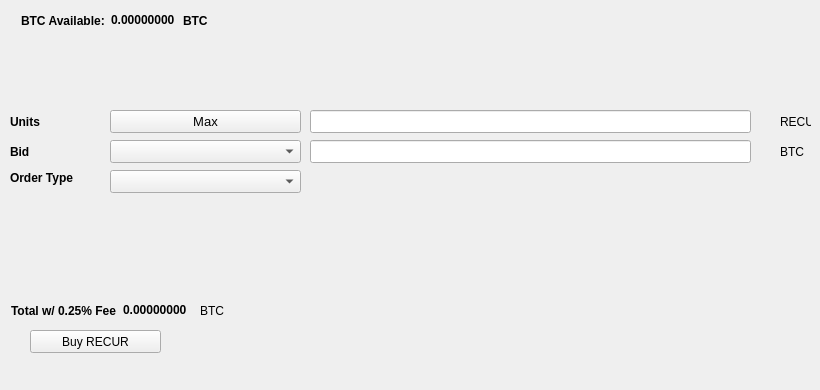
   <widget class="QWidget" name="BuyTab">
    <attribute name="title">
     <string>Buy</string>
    </attribute>
    <widget class="QPushButton" name="BuyRECUR">
     <property name="geometry">
      <rect>
       <x>30</x>
       <y>330</y>
       <width>131</width>
       <height>23</height>
      </rect>
     </property>
     <property name="text">
      <string>Buy RECUR</string>
     </property>
     <property name="icon">
      <iconset>
       <normaloff>:/icons/bitcoin</normaloff>:/icons/bitcoin</iconset>
     </property>
    </widget>
    <widget class="QLabel" name="label_3">
     <property name="geometry">
      <rect>
       <x>10</x>
       <y>110</y>
       <width>46</width>
       <height>23</height>
      </rect>
     </property>
     <property name="font">
      <font>
       <weight>75</weight>
       <bold>true</bold>
      </font>
     </property>
     <property name="text">
      <string>Units</string>
     </property>
    </widget>
    <widget class="QLineEdit" name="UnitsInput">
     <property name="geometry">
      <rect>
       <x>310</x>
       <y>110</y>
       <width>441</width>
       <height>23</height>
      </rect>
     </property>
     <property name="font">
      <font>
       <pointsize>9</pointsize>
       <weight>75</weight>
       <bold>true</bold>
      </font>
     </property>
    </widget>
    <widget class="QLineEdit" name="BuyBidPriceEdit">
     <property name="geometry">
      <rect>
       <x>310</x>
       <y>140</y>
       <width>441</width>
       <height>23</height>
      </rect>
     </property>
     <property name="font">
      <font>
       <pointsize>9</pointsize>
       <weight>75</weight>
       <bold>true</bold>
      </font>
     </property>
    </widget>
    <widget class="QLabel" name="label_4">
     <property name="geometry">
      <rect>
       <x>780</x>
       <y>110</y>
       <width>31</width>
       <height>23</height>
      </rect>
     </property>
     <property name="text">
      <string>RECUR</string>
     </property>
    </widget>
    <widget class="QLabel" name="label_5">
     <property name="geometry">
      <rect>
       <x>780</x>
       <y>140</y>
       <width>31</width>
       <height>23</height>
      </rect>
     </property>
     <property name="text">
      <string>BTC</string>
     </property>
    </widget>
    <widget class="QLabel" name="label_6">
     <property name="geometry">
      <rect>
       <x>10</x>
       <y>140</y>
       <width>46</width>
       <height>23</height>
      </rect>
     </property>
     <property name="font">
      <font>
       <weight>75</weight>
       <bold>true</bold>
      </font>
     </property>
     <property name="text">
      <string>Bid</string>
     </property>
    </widget>
    <widget class="QLabel" name="label_7">
     <property name="geometry">
      <rect>
       <x>10</x>
       <y>170</y>
       <width>91</width>
       <height>16</height>
      </rect>
     </property>
     <property name="font">
      <font>
       <weight>75</weight>
       <bold>true</bold>
      </font>
     </property>
     <property name="text">
      <string>Order Type</string>
     </property>
    </widget>
    <widget class="QPushButton" name="Buy_Max_Amount">
     <property name="geometry">
      <rect>
       <x>110</x>
       <y>110</y>
       <width>191</width>
       <height>23</height>
      </rect>
     </property>
     <property name="font">
      <font>
       <pointsize>10</pointsize>
      </font>
     </property>
     <property name="text">
      <string>Max</string>
     </property>
    </widget>
    <widget class="QComboBox" name="BuyBidcomboBox">
     <property name="geometry">
      <rect>
       <x>110</x>
       <y>140</y>
       <width>191</width>
       <height>23</height>
      </rect>
     </property>
     <property name="font">
      <font>
       <pointsize>10</pointsize>
      </font>
     </property>
    </widget>
    <widget class="QComboBox" name="buyOrdertypeCombo">
     <property name="geometry">
      <rect>
       <x>110</x>
       <y>170</y>
       <width>191</width>
       <height>23</height>
      </rect>
     </property>
     <property name="font">
      <font>
       <pointsize>10</pointsize>
      </font>
     </property>
    </widget>
    <widget class="QWidget" name="layoutWidget1">
     <property name="geometry">
      <rect>
       <x>21</x>
       <y>11</y>
       <width>227</width>
       <height>19</height>
      </rect>
     </property>
     <layout class="QHBoxLayout" name="horizontalLayout_3">
      <item>
       <widget class="QLabel" name="label232">
        <property name="font">
         <font>
          <weight>75</weight>
          <bold>true</bold>
         </font>
        </property>
        <property name="text">
         <string>BTC Available:</string>
        </property>
       </widget>
      </item>
      <item>
       <widget class="QLabel" name="BtcAvailableLbl">
        <property name="palette">
         <palette>
          <active>
           <colorrole role="WindowText">
            <brush brushstyle="SolidPattern">
             <color alpha="255">
              <red>0</red>
              <green>0</green>
              <blue>0</blue>
             </color>
            </brush>
           </colorrole>
           <colorrole role="Button">
            <brush brushstyle="SolidPattern">
             <color alpha="255">
              <red>0</red>
              <green>170</green>
              <blue>0</blue>
             </color>
            </brush>
           </colorrole>
           <colorrole role="Light">
            <brush brushstyle="SolidPattern">
             <color alpha="255">
              <red>0</red>
              <green>255</green>
              <blue>0</blue>
             </color>
            </brush>
           </colorrole>
           <colorrole role="Midlight">
            <brush brushstyle="SolidPattern">
             <color alpha="255">
              <red>0</red>
              <green>212</green>
              <blue>0</blue>
             </color>
            </brush>
           </colorrole>
           <colorrole role="Dark">
            <brush brushstyle="SolidPattern">
             <color alpha="255">
              <red>0</red>
              <green>85</green>
              <blue>0</blue>
             </color>
            </brush>
           </colorrole>
           <colorrole role="Mid">
            <brush brushstyle="SolidPattern">
             <color alpha="255">
              <red>0</red>
              <green>113</green>
              <blue>0</blue>
             </color>
            </brush>
           </colorrole>
           <colorrole role="Text">
            <brush brushstyle="SolidPattern">
             <color alpha="255">
              <red>0</red>
              <green>170</green>
              <blue>0</blue>
             </color>
            </brush>
           </colorrole>
           <colorrole role="BrightText">
            <brush brushstyle="SolidPattern">
             <color alpha="255">
              <red>255</red>
              <green>255</green>
              <blue>255</blue>
             </color>
            </brush>
           </colorrole>
           <colorrole role="ButtonText">
            <brush brushstyle="SolidPattern">
             <color alpha="255">
              <red>0</red>
              <green>0</green>
              <blue>0</blue>
             </color>
            </brush>
           </colorrole>
           <colorrole role="Base">
            <brush brushstyle="SolidPattern">
             <color alpha="255">
              <red>255</red>
              <green>255</green>
              <blue>255</blue>
             </color>
            </brush>
           </colorrole>
           <colorrole role="Window">
            <brush brushstyle="SolidPattern">
             <color alpha="255">
              <red>0</red>
              <green>170</green>
              <blue>0</blue>
             </color>
            </brush>
           </colorrole>
           <colorrole role="Shadow">
            <brush brushstyle="SolidPattern">
             <color alpha="255">
              <red>0</red>
              <green>0</green>
              <blue>0</blue>
             </color>
            </brush>
           </colorrole>
           <colorrole role="AlternateBase">
            <brush brushstyle="SolidPattern">
             <color alpha="255">
              <red>127</red>
              <green>212</green>
              <blue>127</blue>
             </color>
            </brush>
           </colorrole>
           <colorrole role="ToolTipBase">
            <brush brushstyle="SolidPattern">
             <color alpha="255">
              <red>255</red>
              <green>255</green>
              <blue>220</blue>
             </color>
            </brush>
           </colorrole>
           <colorrole role="ToolTipText">
            <brush brushstyle="SolidPattern">
             <color alpha="255">
              <red>0</red>
              <green>0</green>
              <blue>0</blue>
             </color>
            </brush>
           </colorrole>
          </active>
          <inactive>
           <colorrole role="WindowText">
            <brush brushstyle="SolidPattern">
             <color alpha="255">
              <red>0</red>
              <green>0</green>
              <blue>0</blue>
             </color>
            </brush>
           </colorrole>
           <colorrole role="Button">
            <brush brushstyle="SolidPattern">
             <color alpha="255">
              <red>0</red>
              <green>170</green>
              <blue>0</blue>
             </color>
            </brush>
           </colorrole>
           <colorrole role="Light">
            <brush brushstyle="SolidPattern">
             <color alpha="255">
              <red>0</red>
              <green>255</green>
              <blue>0</blue>
             </color>
            </brush>
           </colorrole>
           <colorrole role="Midlight">
            <brush brushstyle="SolidPattern">
             <color alpha="255">
              <red>0</red>
              <green>212</green>
              <blue>0</blue>
             </color>
            </brush>
           </colorrole>
           <colorrole role="Dark">
            <brush brushstyle="SolidPattern">
             <color alpha="255">
              <red>0</red>
              <green>85</green>
              <blue>0</blue>
             </color>
            </brush>
           </colorrole>
           <colorrole role="Mid">
            <brush brushstyle="SolidPattern">
             <color alpha="255">
              <red>0</red>
              <green>113</green>
              <blue>0</blue>
             </color>
            </brush>
           </colorrole>
           <colorrole role="Text">
            <brush brushstyle="SolidPattern">
             <color alpha="255">
              <red>0</red>
              <green>170</green>
              <blue>0</blue>
             </color>
            </brush>
           </colorrole>
           <colorrole role="BrightText">
            <brush brushstyle="SolidPattern">
             <color alpha="255">
              <red>255</red>
              <green>255</green>
              <blue>255</blue>
             </color>
            </brush>
           </colorrole>
           <colorrole role="ButtonText">
            <brush brushstyle="SolidPattern">
             <color alpha="255">
              <red>0</red>
              <green>0</green>
              <blue>0</blue>
             </color>
            </brush>
           </colorrole>
           <colorrole role="Base">
            <brush brushstyle="SolidPattern">
             <color alpha="255">
              <red>255</red>
              <green>255</green>
              <blue>255</blue>
             </color>
            </brush>
           </colorrole>
           <colorrole role="Window">
            <brush brushstyle="SolidPattern">
             <color alpha="255">
              <red>0</red>
              <green>170</green>
              <blue>0</blue>
             </color>
            </brush>
           </colorrole>
           <colorrole role="Shadow">
            <brush brushstyle="SolidPattern">
             <color alpha="255">
              <red>0</red>
              <green>0</green>
              <blue>0</blue>
             </color>
            </brush>
           </colorrole>
           <colorrole role="AlternateBase">
            <brush brushstyle="SolidPattern">
             <color alpha="255">
              <red>127</red>
              <green>212</green>
              <blue>127</blue>
             </color>
            </brush>
           </colorrole>
           <colorrole role="ToolTipBase">
            <brush brushstyle="SolidPattern">
             <color alpha="255">
              <red>255</red>
              <green>255</green>
              <blue>220</blue>
             </color>
            </brush>
           </colorrole>
           <colorrole role="ToolTipText">
            <brush brushstyle="SolidPattern">
             <color alpha="255">
              <red>0</red>
              <green>0</green>
              <blue>0</blue>
             </color>
            </brush>
           </colorrole>
          </inactive>
          <disabled>
           <colorrole role="WindowText">
            <brush brushstyle="SolidPattern">
             <color alpha="255">
              <red>0</red>
              <green>85</green>
              <blue>0</blue>
             </color>
            </brush>
           </colorrole>
           <colorrole role="Button">
            <brush brushstyle="SolidPattern">
             <color alpha="255">
              <red>0</red>
              <green>170</green>
              <blue>0</blue>
             </color>
            </brush>
           </colorrole>
           <colorrole role="Light">
            <brush brushstyle="SolidPattern">
             <color alpha="255">
              <red>0</red>
              <green>255</green>
              <blue>0</blue>
             </color>
            </brush>
           </colorrole>
           <colorrole role="Midlight">
            <brush brushstyle="SolidPattern">
             <color alpha="255">
              <red>0</red>
              <green>212</green>
              <blue>0</blue>
             </color>
            </brush>
           </colorrole>
           <colorrole role="Dark">
            <brush brushstyle="SolidPattern">
             <color alpha="255">
              <red>0</red>
              <green>85</green>
              <blue>0</blue>
             </color>
            </brush>
           </colorrole>
           <colorrole role="Mid">
            <brush brushstyle="SolidPattern">
             <color alpha="255">
              <red>0</red>
              <green>113</green>
              <blue>0</blue>
             </color>
            </brush>
           </colorrole>
           <colorrole role="Text">
            <brush brushstyle="SolidPattern">
             <color alpha="255">
              <red>0</red>
              <green>85</green>
              <blue>0</blue>
             </color>
            </brush>
           </colorrole>
           <colorrole role="BrightText">
            <brush brushstyle="SolidPattern">
             <color alpha="255">
              <red>255</red>
              <green>255</green>
              <blue>255</blue>
             </color>
            </brush>
           </colorrole>
           <colorrole role="ButtonText">
            <brush brushstyle="SolidPattern">
             <color alpha="255">
              <red>0</red>
              <green>85</green>
              <blue>0</blue>
             </color>
            </brush>
           </colorrole>
           <colorrole role="Base">
            <brush brushstyle="SolidPattern">
             <color alpha="255">
              <red>0</red>
              <green>170</green>
              <blue>0</blue>
             </color>
            </brush>
           </colorrole>
           <colorrole role="Window">
            <brush brushstyle="SolidPattern">
             <color alpha="255">
              <red>0</red>
              <green>170</green>
              <blue>0</blue>
             </color>
            </brush>
           </colorrole>
           <colorrole role="Shadow">
            <brush brushstyle="SolidPattern">
             <color alpha="255">
              <red>0</red>
              <green>0</green>
              <blue>0</blue>
             </color>
            </brush>
           </colorrole>
           <colorrole role="AlternateBase">
            <brush brushstyle="SolidPattern">
             <color alpha="255">
              <red>0</red>
              <green>170</green>
              <blue>0</blue>
             </color>
            </brush>
           </colorrole>
           <colorrole role="ToolTipBase">
            <brush brushstyle="SolidPattern">
             <color alpha="255">
              <red>255</red>
              <green>255</green>
              <blue>220</blue>
             </color>
            </brush>
           </colorrole>
           <colorrole role="ToolTipText">
            <brush brushstyle="SolidPattern">
             <color alpha="255">
              <red>0</red>
              <green>0</green>
              <blue>0</blue>
             </color>
            </brush>
           </colorrole>
          </disabled>
         </palette>
        </property>
        <property name="font">
         <font>
          <weight>75</weight>
          <bold>true</bold>
         </font>
        </property>
        <property name="text">
         <string>0.00000000</string>
        </property>
        <property name="textInteractionFlags">
         <set>Qt::LinksAccessibleByMouse|Qt::TextSelectableByKeyboard|Qt::TextSelectableByMouse</set>
        </property>
       </widget>
      </item>
      <item>
       <widget class="QLabel" name="BtcAvailableLbl_2">
        <property name="font">
         <font>
          <weight>75</weight>
          <bold>true</bold>
         </font>
        </property>
        <property name="text">
         <string>BTC</string>
        </property>
       </widget>
      </item>
     </layout>
    </widget>
    <widget class="QWidget" name="layoutWidge2">
     <property name="geometry">
      <rect>
       <x>11</x>
       <y>301</y>
       <width>259</width>
       <height>19</height>
      </rect>
     </property>
     <layout class="QHBoxLayout" name="horizontalLayout_4">
      <item>
       <widget class="QLabel" name="label_9">
        <property name="font">
         <font>
          <weight>75</weight>
          <bold>true</bold>
         </font>
        </property>
        <property name="text">
         <string>Total w/ 0.25% Fee</string>
        </property>
       </widget>
      </item>
      <item>
       <widget class="QLabel" name="BuyCostLabel">
        <property name="palette">
         <palette>
          <active>
           <colorrole role="WindowText">
            <brush brushstyle="SolidPattern">
             <color alpha="255">
              <red>0</red>
              <green>0</green>
              <blue>0</blue>
             </color>
            </brush>
           </colorrole>
           <colorrole role="Button">
            <brush brushstyle="SolidPattern">
             <color alpha="255">
              <red>0</red>
              <green>170</green>
              <blue>0</blue>
             </color>
            </brush>
           </colorrole>
           <colorrole role="Light">
            <brush brushstyle="SolidPattern">
             <color alpha="255">
              <red>0</red>
              <green>255</green>
              <blue>0</blue>
             </color>
            </brush>
           </colorrole>
           <colorrole role="Midlight">
            <brush brushstyle="SolidPattern">
             <color alpha="255">
              <red>0</red>
              <green>212</green>
              <blue>0</blue>
             </color>
            </brush>
           </colorrole>
           <colorrole role="Dark">
            <brush brushstyle="SolidPattern">
             <color alpha="255">
              <red>0</red>
              <green>85</green>
              <blue>0</blue>
             </color>
            </brush>
           </colorrole>
           <colorrole role="Mid">
            <brush brushstyle="SolidPattern">
             <color alpha="255">
              <red>0</red>
              <green>113</green>
              <blue>0</blue>
             </color>
            </brush>
           </colorrole>
           <colorrole role="Text">
            <brush brushstyle="SolidPattern">
             <color alpha="255">
              <red>0</red>
              <green>170</green>
              <blue>0</blue>
             </color>
            </brush>
           </colorrole>
           <colorrole role="BrightText">
            <brush brushstyle="SolidPattern">
             <color alpha="255">
              <red>255</red>
              <green>255</green>
              <blue>255</blue>
             </color>
            </brush>
           </colorrole>
           <colorrole role="ButtonText">
            <brush brushstyle="SolidPattern">
             <color alpha="255">
              <red>0</red>
              <green>0</green>
              <blue>0</blue>
             </color>
            </brush>
           </colorrole>
           <colorrole role="Base">
            <brush brushstyle="SolidPattern">
             <color alpha="255">
              <red>255</red>
              <green>255</green>
              <blue>255</blue>
             </color>
            </brush>
           </colorrole>
           <colorrole role="Window">
            <brush brushstyle="SolidPattern">
             <color alpha="255">
              <red>0</red>
              <green>170</green>
              <blue>0</blue>
             </color>
            </brush>
           </colorrole>
           <colorrole role="Shadow">
            <brush brushstyle="SolidPattern">
             <color alpha="255">
              <red>0</red>
              <green>0</green>
              <blue>0</blue>
             </color>
            </brush>
           </colorrole>
           <colorrole role="AlternateBase">
            <brush brushstyle="SolidPattern">
             <color alpha="255">
              <red>127</red>
              <green>212</green>
              <blue>127</blue>
             </color>
            </brush>
           </colorrole>
           <colorrole role="ToolTipBase">
            <brush brushstyle="SolidPattern">
             <color alpha="255">
              <red>255</red>
              <green>255</green>
              <blue>220</blue>
             </color>
            </brush>
           </colorrole>
           <colorrole role="ToolTipText">
            <brush brushstyle="SolidPattern">
             <color alpha="255">
              <red>0</red>
              <green>0</green>
              <blue>0</blue>
             </color>
            </brush>
           </colorrole>
          </active>
          <inactive>
           <colorrole role="WindowText">
            <brush brushstyle="SolidPattern">
             <color alpha="255">
              <red>0</red>
              <green>0</green>
              <blue>0</blue>
             </color>
            </brush>
           </colorrole>
           <colorrole role="Button">
            <brush brushstyle="SolidPattern">
             <color alpha="255">
              <red>0</red>
              <green>170</green>
              <blue>0</blue>
             </color>
            </brush>
           </colorrole>
           <colorrole role="Light">
            <brush brushstyle="SolidPattern">
             <color alpha="255">
              <red>0</red>
              <green>255</green>
              <blue>0</blue>
             </color>
            </brush>
           </colorrole>
           <colorrole role="Midlight">
            <brush brushstyle="SolidPattern">
             <color alpha="255">
              <red>0</red>
              <green>212</green>
              <blue>0</blue>
             </color>
            </brush>
           </colorrole>
           <colorrole role="Dark">
            <brush brushstyle="SolidPattern">
             <color alpha="255">
              <red>0</red>
              <green>85</green>
              <blue>0</blue>
             </color>
            </brush>
           </colorrole>
           <colorrole role="Mid">
            <brush brushstyle="SolidPattern">
             <color alpha="255">
              <red>0</red>
              <green>113</green>
              <blue>0</blue>
             </color>
            </brush>
           </colorrole>
           <colorrole role="Text">
            <brush brushstyle="SolidPattern">
             <color alpha="255">
              <red>0</red>
              <green>170</green>
              <blue>0</blue>
             </color>
            </brush>
           </colorrole>
           <colorrole role="BrightText">
            <brush brushstyle="SolidPattern">
             <color alpha="255">
              <red>255</red>
              <green>255</green>
              <blue>255</blue>
             </color>
            </brush>
           </colorrole>
           <colorrole role="ButtonText">
            <brush brushstyle="SolidPattern">
             <color alpha="255">
              <red>0</red>
              <green>0</green>
              <blue>0</blue>
             </color>
            </brush>
           </colorrole>
           <colorrole role="Base">
            <brush brushstyle="SolidPattern">
             <color alpha="255">
              <red>255</red>
              <green>255</green>
              <blue>255</blue>
             </color>
            </brush>
           </colorrole>
           <colorrole role="Window">
            <brush brushstyle="SolidPattern">
             <color alpha="255">
              <red>0</red>
              <green>170</green>
              <blue>0</blue>
             </color>
            </brush>
           </colorrole>
           <colorrole role="Shadow">
            <brush brushstyle="SolidPattern">
             <color alpha="255">
              <red>0</red>
              <green>0</green>
              <blue>0</blue>
             </color>
            </brush>
           </colorrole>
           <colorrole role="AlternateBase">
            <brush brushstyle="SolidPattern">
             <color alpha="255">
              <red>127</red>
              <green>212</green>
              <blue>127</blue>
             </color>
            </brush>
           </colorrole>
           <colorrole role="ToolTipBase">
            <brush brushstyle="SolidPattern">
             <color alpha="255">
              <red>255</red>
              <green>255</green>
              <blue>220</blue>
             </color>
            </brush>
           </colorrole>
           <colorrole role="ToolTipText">
            <brush brushstyle="SolidPattern">
             <color alpha="255">
              <red>0</red>
              <green>0</green>
              <blue>0</blue>
             </color>
            </brush>
           </colorrole>
          </inactive>
          <disabled>
           <colorrole role="WindowText">
            <brush brushstyle="SolidPattern">
             <color alpha="255">
              <red>0</red>
              <green>85</green>
              <blue>0</blue>
             </color>
            </brush>
           </colorrole>
           <colorrole role="Button">
            <brush brushstyle="SolidPattern">
             <color alpha="255">
              <red>0</red>
              <green>170</green>
              <blue>0</blue>
             </color>
            </brush>
           </colorrole>
           <colorrole role="Light">
            <brush brushstyle="SolidPattern">
             <color alpha="255">
              <red>0</red>
              <green>255</green>
              <blue>0</blue>
             </color>
            </brush>
           </colorrole>
           <colorrole role="Midlight">
            <brush brushstyle="SolidPattern">
             <color alpha="255">
              <red>0</red>
              <green>212</green>
              <blue>0</blue>
             </color>
            </brush>
           </colorrole>
           <colorrole role="Dark">
            <brush brushstyle="SolidPattern">
             <color alpha="255">
              <red>0</red>
              <green>85</green>
              <blue>0</blue>
             </color>
            </brush>
           </colorrole>
           <colorrole role="Mid">
            <brush brushstyle="SolidPattern">
             <color alpha="255">
              <red>0</red>
              <green>113</green>
              <blue>0</blue>
             </color>
            </brush>
           </colorrole>
           <colorrole role="Text">
            <brush brushstyle="SolidPattern">
             <color alpha="255">
              <red>0</red>
              <green>85</green>
              <blue>0</blue>
             </color>
            </brush>
           </colorrole>
           <colorrole role="BrightText">
            <brush brushstyle="SolidPattern">
             <color alpha="255">
              <red>255</red>
              <green>255</green>
              <blue>255</blue>
             </color>
            </brush>
           </colorrole>
           <colorrole role="ButtonText">
            <brush brushstyle="SolidPattern">
             <color alpha="255">
              <red>0</red>
              <green>85</green>
              <blue>0</blue>
             </color>
            </brush>
           </colorrole>
           <colorrole role="Base">
            <brush brushstyle="SolidPattern">
             <color alpha="255">
              <red>0</red>
              <green>170</green>
              <blue>0</blue>
             </color>
            </brush>
           </colorrole>
           <colorrole role="Window">
            <brush brushstyle="SolidPattern">
             <color alpha="255">
              <red>0</red>
              <green>170</green>
              <blue>0</blue>
             </color>
            </brush>
           </colorrole>
           <colorrole role="Shadow">
            <brush brushstyle="SolidPattern">
             <color alpha="255">
              <red>0</red>
              <green>0</green>
              <blue>0</blue>
             </color>
            </brush>
           </colorrole>
           <colorrole role="AlternateBase">
            <brush brushstyle="SolidPattern">
             <color alpha="255">
              <red>0</red>
              <green>170</green>
              <blue>0</blue>
             </color>
            </brush>
           </colorrole>
           <colorrole role="ToolTipBase">
            <brush brushstyle="SolidPattern">
             <color alpha="255">
              <red>255</red>
              <green>255</green>
              <blue>220</blue>
             </color>
            </brush>
           </colorrole>
           <colorrole role="ToolTipText">
            <brush brushstyle="SolidPattern">
             <color alpha="255">
              <red>0</red>
              <green>0</green>
              <blue>0</blue>
             </color>
            </brush>
           </colorrole>
          </disabled>
         </palette>
        </property>
        <property name="font">
         <font>
          <weight>75</weight>
          <bold>true</bold>
         </font>
        </property>
        <property name="autoFillBackground">
         <bool>false</bool>
        </property>
        <property name="text">
         <string>0.00000000</string>
        </property>
        <property name="textInteractionFlags">
         <set>Qt::LinksAccessibleByMouse|Qt::TextSelectableByMouse</set>
        </property>
       </widget>
      </item>
      <item>
       <widget class="QLabel" name="label_10">
        <property name="font">
         <font>
          <weight>50</weight>
          <bold>false</bold>
         </font>
        </property>
        <property name="text">
         <string>BTC</string>
        </property>
       </widget>
      </item>
     </layout>
    </widget>
    <widget class="QLabel" name="label_24">
     <property name="geometry">
      <rect>
       <x>460</x>
       <y>300</y>
       <width>281</width>
       <height>81</height>
      </rect>
     </property>
     <property name="text">
      <string/>
     </property>
     <property name="pixmap">
      <pixmap>:/images/bittrex</pixmap>
     </property>
    </widget>
   </widget>
